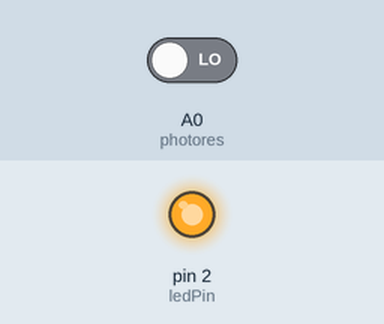
A sketch run on a simulated Arduino Uno, built with avr-gcc and run on an emulated ATmega328P. On the bench: output pins drawn as LEDs (lit = HIGH). Inputs (shaded band) come from the test bench; at power-on: A0 (photores) LOW.

Above: at 1.2 s.
1.3 s: A0 (photores) driven HIGH
At 1.7 s:
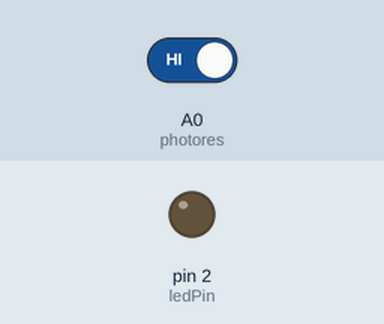
2.8 s: A0 (photores) driven LOW
At 4.0 s:
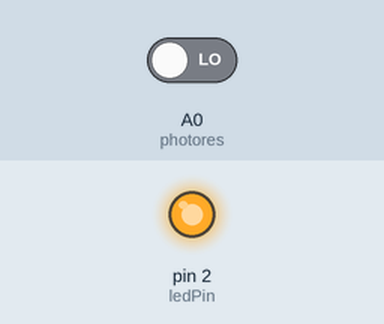
Timing chart, 0 to 5.8 s (numbered marks = the images above; inputs shaded):
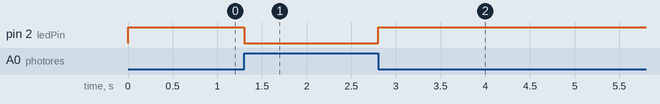

Measured:
- after the input at 1.3 s, pin 2 (ledPin): HIGH → LOW at once
- after the input at 2.8 s, pin 2 (ledPin): LOW → HIGH at once

The sketch:

light-detector-led-control.ino
```cpp
/* Code written by Adrien Louvrier, 26/12/2020
 *
 * Objective : control a led with a photoresistor
 * Card used : Arduino Uno
 *
 * Electronic circuit :
 *
 * input :
 *  - photoresistor in parallel with a 10kOhms resistor connected to pin A0, 3V and grd
 *
 * output :
 *  - led with 330 Ohms resistance connected to pin 3 and grd
 */

#define ledPin 2 // led pin
#define photores A0 // photoresistor pin

void setup() {
  pinMode(ledPin, OUTPUT);
}

void loop() {
  // Read the value of the photoresistor
  int value = digitalRead(photores);

  // Turn off the led if there is light
  if (value){
    digitalWrite(ledPin, LOW);
  }
  // Turn on the led if there isn't enough light
  else{
    digitalWrite(ledPin, HIGH);
  }
}
```
